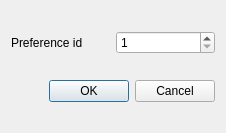
<?xml version="1.0" encoding="UTF-8"?>
<ui version="4.0">
 <class>Dialog</class>
 <widget class="QDialog" name="Dialog">
  <property name="geometry">
   <rect>
    <x>0</x>
    <y>0</y>
    <width>226</width>
    <height>133</height>
   </rect>
  </property>
  <property name="windowTitle">
   <string>Delete preference</string>
  </property>
  <layout class="QGridLayout" name="gridLayout">
   <item row="0" column="0">
    <layout class="QHBoxLayout" name="horizontalLayout">
     <item>
      <widget class="QLabel" name="label">
       <property name="text">
        <string>Preference id</string>
       </property>
      </widget>
     </item>
     <item>
      <widget class="QSpinBox" name="id_box">
       <property name="minimum">
        <number>1</number>
       </property>
       <property name="maximum">
        <number>9999999</number>
       </property>
      </widget>
     </item>
    </layout>
   </item>
   <item row="1" column="0">
    <widget class="QDialogButtonBox" name="buttonBox">
     <property name="orientation">
      <enum>Qt::Horizontal</enum>
     </property>
     <property name="standardButtons">
      <set>QDialogButtonBox::Cancel|QDialogButtonBox::Ok</set>
     </property>
    </widget>
   </item>
  </layout>
 </widget>
 <resources/>
 <connections>
  <connection>
   <sender>buttonBox</sender>
   <signal>accepted()</signal>
   <receiver>Dialog</receiver>
   <slot>accept()</slot>
   <hints>
    <hint type="sourcelabel">
     <x>248</x>
     <y>254</y>
    </hint>
    <hint type="destinationlabel">
     <x>157</x>
     <y>274</y>
    </hint>
   </hints>
  </connection>
  <connection>
   <sender>buttonBox</sender>
   <signal>rejected()</signal>
   <receiver>Dialog</receiver>
   <slot>reject()</slot>
   <hints>
    <hint type="sourcelabel">
     <x>316</x>
     <y>260</y>
    </hint>
    <hint type="destinationlabel">
     <x>286</x>
     <y>274</y>
    </hint>
   </hints>
  </connection>
 </connections>
</ui>
